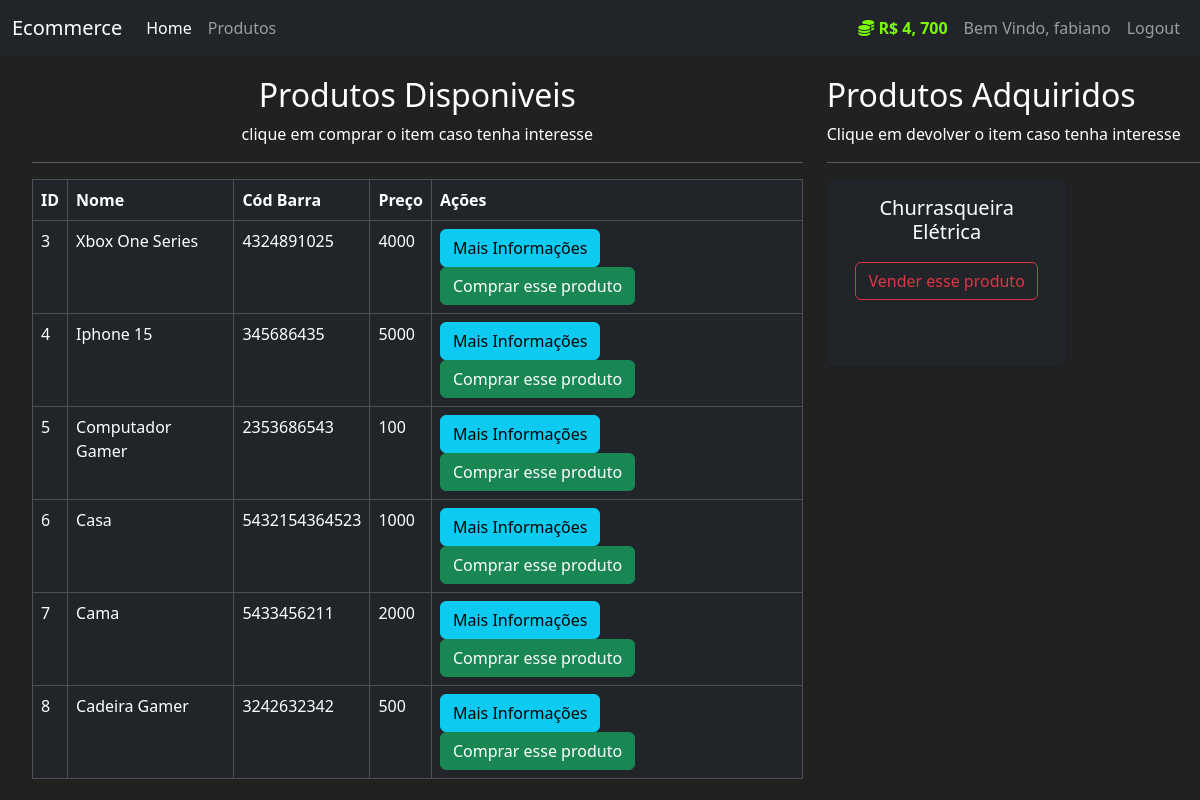
Screenshot of /produtos (signed in) with the database file from the repository.
### mercado/models.py (models this page shows, shortened)
class User(db.Model, UserMixin):
    id = db.Column(db.Integer, primary_key=True)
    usuario = db.Column(db.String(length=30), nullable=False, unique = True)
    email = db.Column(db.String(length=50), nullable=False, unique = True)
    senha = db.Column(db.String(length=60), nullable=False, unique = True)
    valor = db.Column(db.Integer, nullable=False, default=5000)
    itens = db.relationship('Item', backref='dono_user',lazy=True)
    @property
    def formataValor(self):
        if len(str(self.valor)) >= 4:
            return f"R$ {str(self.valor)[:-3]}, {str(self.valor)[-3:]}"
        else:
            return f"R$ {self.valor}"
    @property
    def senhacrip(self):
        return self.senhacrip

class Item(db.Model):
    id = db.Column(db.Integer, primary_key=True)
    nome = db.Column(db.String(length=30), nullable=False, unique = True)
    preco = db.Column(db.Integer,nullable=False)
    cod_barra = db.Column(db.String(length=12), nullable=False, unique = True)
    descricao = db.Column(db.String(length=1024), nullable=False, unique = True)
    dono = db.Column(db.Integer, db.ForeignKey('user.id'))

### mercado/routes.py (the view, shortened to what this page needs)
@app.route('/produtos', methods=['GET', 'POST'])
@login_required
def page_produto():
    compra_form = CompraProdutoForm()
    venda_form = VendaProdutoForm()
    itens = Item.query.filter_by(dono=None)
    dono_itens = Item.query.filter_by(dono=current_user.id)
    return render_template("produtos.html", itens=itens, compra_form=compra_form, dono_itens=dono_itens, venda_form=venda_form)

### mercado/models.py (called while the page is built)
@login_manager.user_loader
def load_user(user_id):
    return User.query.get(int(user_id))

### mercado/templates/produtos.html (shortened to what this page needs)
{% extends 'base.html' %}
{% block conteudo %}
    <div class="row" style="margin-top: 20px; margin-left: 20px;">
        <div class="col-8">
            <h2 style="text-align: center;">Produtos Disponiveis</h2>
            <p style="text-align: center;">clique em comprar o item caso tenha interesse</p>
            <hr>
            <table class="table table-hover table-dark table-bordered">
                <thead>
                    <tr>
                        <th scope="col">ID</th>
                        <th scope="col">Nome</th>
                        <th scope="col">Cód Barra</th>
                        <th scope="col">Preço</th>
                        <th scope="col">Ações</th>
                    </tr>
                </thead>
                <tbody>
                    {% for item in itens %}
                    <tr>
                        <td>{{item.id}}</td>
                        <td>{{item.nome}}</td>
                        <td>{{item.cod_barra}}</td>
                        <td>{{item.preco}}</td>
                        <td>
                            <button data-bs-toggle="modal" data-bs-target="#exampleModal-{{item.id}}" class="btn btn-outline btn-info">Mais Informações</button>
                            <button data-bs-toggle="modal" data-bs-target="#exampleModalCompra-{{item.id}}" class="btn btn-outline btn-success">Comprar esse produto</button>
                        </td>
                    </tr>
                    {% endfor %}
                </tbody>
            </table>
        </div>
        <div class="col-4">
            <h2>Produtos Adquiridos</h2>
            <p>Clique em devolver o item caso tenha interesse</p>
            <hr>
            {% for dono_item in dono_itens %}
              <div class="col-md-6">
                <div class="card text-center bg-dark" style="width: 15rem;">
                  <div class="card-body">
                    <h5 class="card-title" style="color: white;">{{dono_item.nome}}</h5>
                    <button style="margin-bottom: 10px; margin-top: 10px;" data-bs-toggle="modal" data-bs-target="#exampleModalVenda-{{ dono_item.id }}" class="btn btn-outline-danger" type="button">
                      Vender esse produto
                    </button>
                    <p>
                      <strong>
                      </strong>
                    </p>
                  </div>
                </div>
              </div>
            {% endfor %}
          </div>
      </div>
{% endblock %}

### mercado/templates/base.html (shortened to what this page needs)
<!DOCTYPE html>
<html lang="en">
<head>
    <link rel="stylesheet" href="https://cdn.jsdelivr.net/npm/bootstrap@5.3.3/dist/css/bootstrap.min.css"
        rel="stylesheet"
>
</head>
<body>
    <nav class="navbar navbar-expand-lg navbar-dark bg-dark">
        <div class="container-fluid">
            <a class="navbar-brand" href="#">Ecommerce</a>
            <div class="collapse navbar-collapse" id="navbarSupportedContent">
                <div class="navbar-nav me-auto">
                    <a class="nav-link active" aria-current="page" href="{{url_for('page_home')}}">Home</a>
                    <a class="nav-link" href="{{url_for('page_produto')}}">Produtos</a>
                </div>
                {% if current_user.is_authenticated %}
                <div class="navbar-nav ms-auto">
                    <a class="nav-link" style="color:lawngreen; font-weight: bold;">
                        <i class="fas fa-coins"></i>
                        {{ current_user.formataValor }}
                    </a>
                    <a class="nav-link">Bem Vindo, {{ current_user.usuario }}</a>
                    <a class="nav-link" href="{{url_for('page_logout')}}">Logout</a>
                </div>
                {% else %}
                <div class="navbar-nav ms-auto">
                    <a class="nav-link" href="{{url_for('page_login')}}">Login</a>
                    <a class="nav-link" href="{{url_for('page_cadastro')}}">Cadastro</a>
                </div>
                {% endif %}
            </div>
        </div>
    </nav>
    {% block conteudo %}
    {% endblock %}
</body>
</html>

### mercado/templates/base.html (style rules this page uses)
body { background-color: #212121; color: white; }

### rows the page displays
User: formataValor "R$ 4, 700", usuario "fabiano"
Item: id "3", nome "Xbox One Series", cod_barra "4324891025", preco "4000"
Item: id "4", nome "Iphone 15", cod_barra "345686435", preco "5000"
Item: id "5", nome "Computador Gamer", cod_barra "2353686543", preco "100"
Item: id "6", nome "Casa", cod_barra "5432154364523", preco "1000"
Item: id "7", nome "Cama", cod_barra "5433456211", preco "2000"
Item: id "8", nome "Cadeira Gamer", cod_barra "3242632342", preco "500"
Item: nome "Churrasqueira Elétrica"
